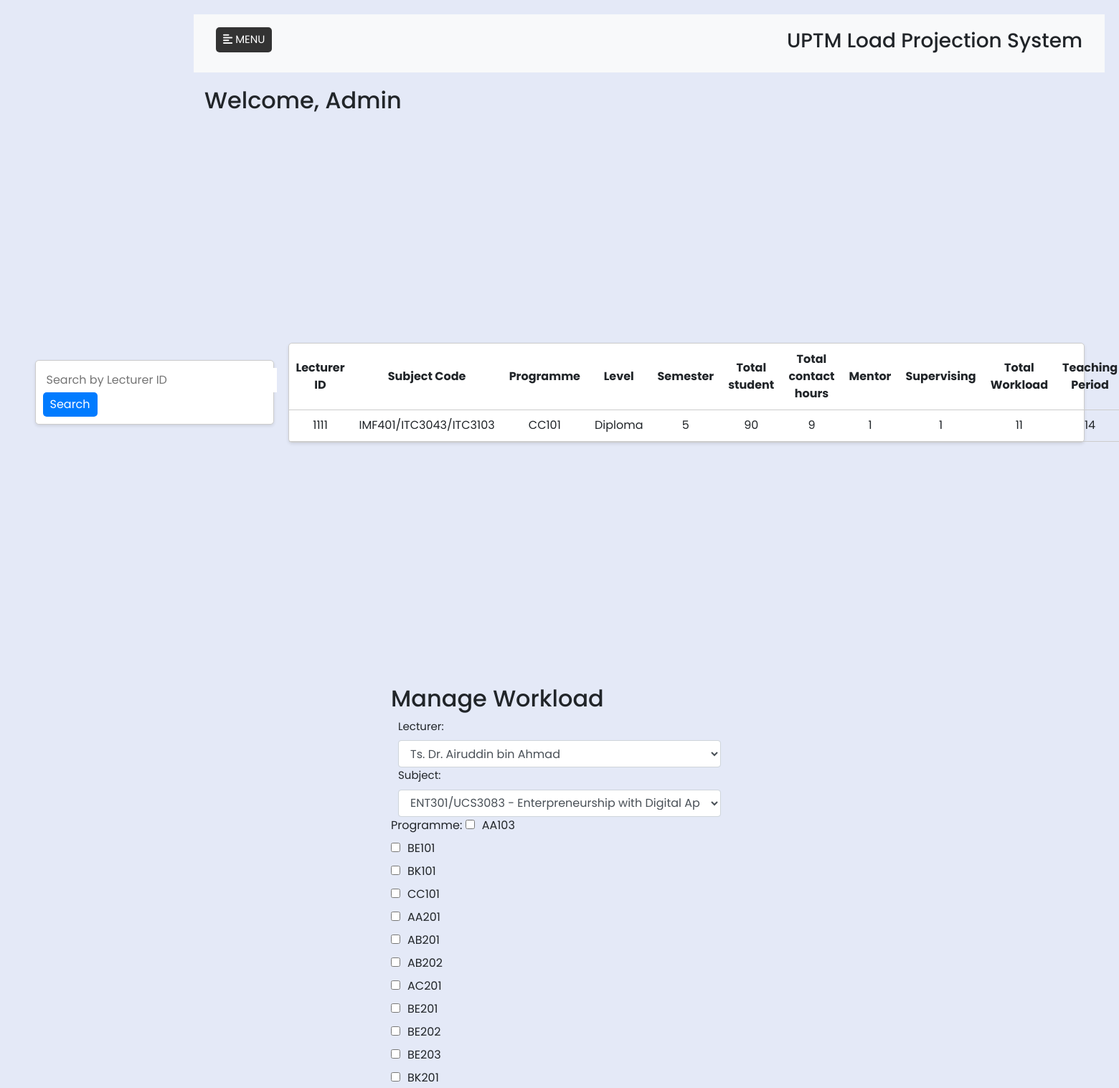
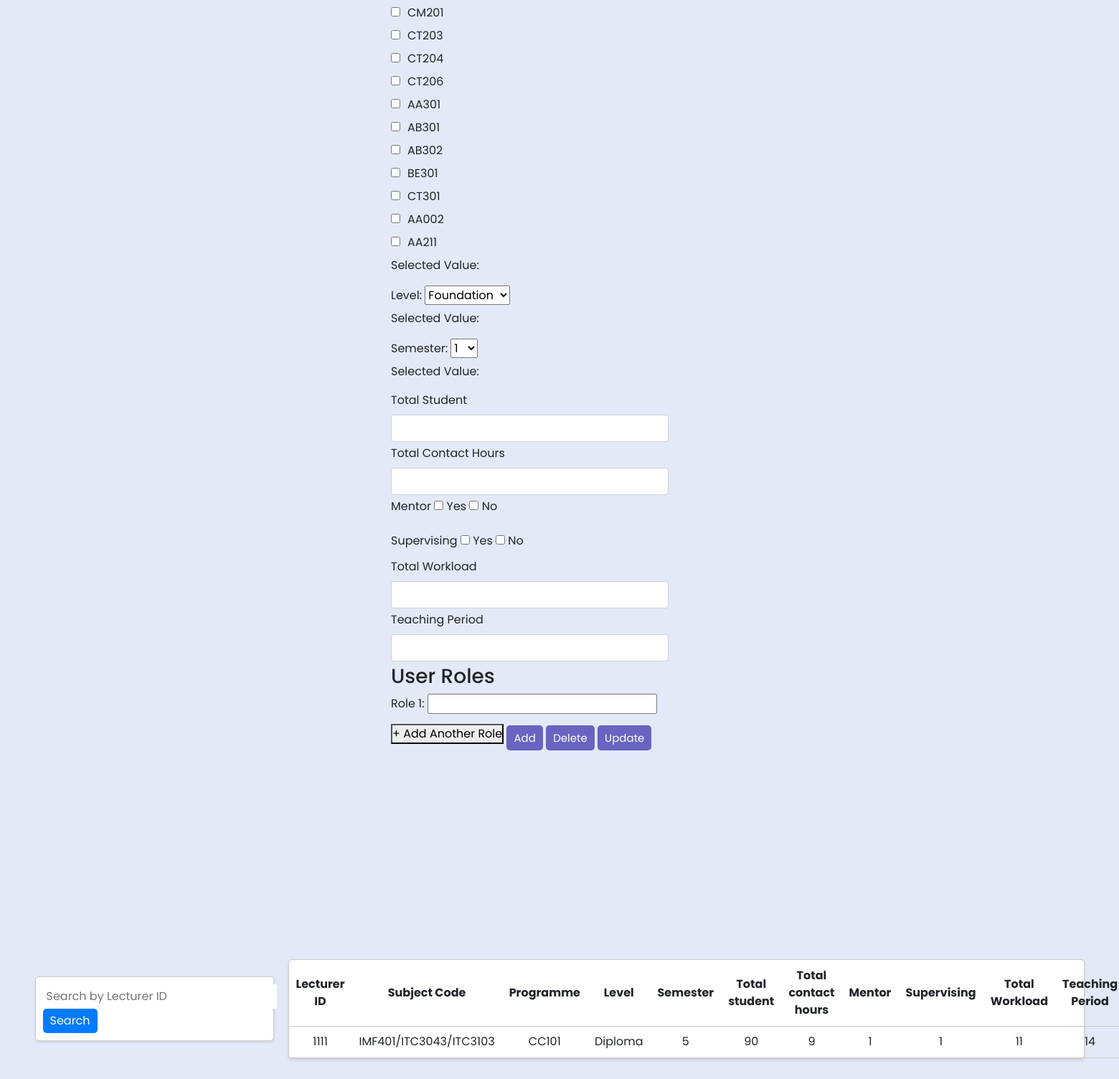
Page /updateworkloadmanagement.php on the committed database (2 pictures, top to bottom).
### tables this page shows
CREATE TABLE `workload` (
  `lecturerID` varchar(100) NOT NULL,
  `subjectCode` varchar(100) NOT NULL,
  `session` varchar(100) NOT NULL,
  `programme` varchar(100) NOT NULL,
  `level` varchar(100) NOT NULL,
  `semester` varchar(20) NOT NULL,
  `totalStudent` int(200) NOT NULL,
  `totalContactHours` int(30) NOT NULL,
  `mentor` varchar(100) NOT NULL,
  `supervising` varchar(100) NOT NULL,
  `totalWorkload` int(100) NOT NULL,
  `teachingPeriod` varchar(100) NOT NULL,
  `otherRoles` varchar(400) NOT NULL
);

### updateworkloadmanagement.php (the view, shortened to what this page needs)
<!DOCTYPE html>
<html lang="en">
<head>
    <?php include ("dashboard.php"); ?>
    <link rel="stylesheet" href="https://maxcdn.bootstrapcdn.com/bootstrap/4.5.2/css/bootstrap.min.css">
    <link rel="stylesheet" href="style/style.css">
</head>
<body>
<div class="container">
                <div class="search-bar">
                    <link rel="stylesheet" href="https://cdnjs.cloudflare.com/ajax/libs/font-awesome/6.0.0-beta3/css/all.min.css">
                <?php
                    $query = "SELECT * FROM workload";
                    $result = mysqli_query($con, $query);
                    ?>
                <form method="post" action="">
                <input type="text" name="search" placeholder="Search by Lecturer ID">
                <button type="submit">Search</button>
                </form>
                </div>
                <div class="table-container">
        <table>
            <thead>
                <tr>
                    <th>Lecturer ID        </th>
                    <th>Subject Code       </th>
                    <th>Programme          </th>
                    <th>Level              </th>
                    <th>Semester           </th>
                    <th>Total student      </th>
                    <th>Total contact hours</th>
                    <th>Mentor             </th>
                    <th>Supervising        </th>
                    <th>Total Workload     </th>
                    <th>Teaching Period    </th>
                </tr>
            </thead>
            <tbody>
                <tr>
                        <?php
                            while ($row = mysqli_fetch_assoc($result)) {
                                echo "<tr>";
                                echo "<td>" . $row['lecturerID'] . "</td>";
                                echo "<td>" . $row['subjectCode'] . "</td>";
                                echo "<td>" . $row['programme'] . "</td>";
                                echo "<td>" . $row['level'] . "</td>";
                                echo "<td>" . $row['semester'] . "</td>";
                                echo "<td>" . $row['totalStudent'] . "</td>";
                                echo "<td>" . $row['totalContactHours'] . "</td>";
                                echo "<td>" . $row['mentor'] . "</td>";
                                echo "<td>" . $row['supervising'] . "</td>";
                                echo "<td>" . $row['totalWorkload'] . "</td>";
                                echo "<td>" . $row['teachingPeriod'] . "</td>";
                                echo "</tr>";
                            }
                        ?>
                    </tbody>
                </table>
            </div>
        </div>
        <div class="container mt-5">
            <div class="row">
                <div class="col-md-10">
                    <h2>Manage Workload</h2>
                    <form action="" method="post" id="formLoad">
                    <div class="form-group">
                            <label for="lecturerID">Lecturer:</label>
                            <select class="form-control" id="lecturerIDlist" name="lecturerIDlist">
                            <?php
                                $result = mysqli_query($con, "SELECT lecturerID, lecturerName, lecturerGrade, lecturerQualification FROM lecturer");
                                if (mysqli_num_rows($result) > 0) {
                                    while ($row = mysqli_fetch_assoc($result)) {
                                        echo '<option value="' . $row['lecturerID'] . '">' . $row['lecturerName'] . '</option>';
                                    }
                                } else {
                                    echo '<option value="">No Lecturers Found</option>';
                                }
                                ?>
                            </select>
                        </div>
                        <div class="form-group">
                            <label for="subjectCode">Subject:</label>
                        <select class="form-control" id="subjectCodelist" name="subjectCodelist">
                                <?php
                                $result = mysqli_query($con, "SELECT subjectCode, subjectName, contactHours FROM subject");
                                if (mysqli_num_rows($result) > 0) {
                                    while ($row = mysqli_fetch_assoc($result)) {
                                        $subjectCode = $row['subjectCode'];
                                        $subjectName = $row['subjectName'];
                                        echo '<option value="' . $subjectCode . '|' . $subjectName . '">' . $subjectCode . ' - ' . $subjectName . '</option>';
                                    }
                                } else {
                                    echo '<option value="">No subject found</option>';
                                }
                                ?>
                            </select>
                            </div>
                        <div class="mb-1">
                            <label for="program" class="form-label">Programme: </label>
                            <label for="AA103"><input type="checkbox" id="AA103" name="programme[]" class="course-checkbox" value="AA103">AA103</label><br>
                            <label for="BE101"><input type="checkbox" id="BE101" name="programme[]" class="course-checkbox" value="BE101">BE101</label><br>
                            <label for="BK101"><input type="checkbox" id="BK101" name="programme[]" class="course-checkbox" value="BK101">BK101</label><br>
                            <label for="CC101"><input type="checkbox" id="CC101" name="programme[]" class="course-checkbox" value="CC101">CC101</label><br>
                            <label for="AA201"><input type="checkbox" id="AA201" name="programme[]" class="course-checkbox" value="AA201">AA201</label><br>
                            <label for="AB201"><input type="checkbox" id="AB201" name="programme[]" class="course-checkbox" value="AB201">AB201</label><br>
                            <label for="AB202"><input type="checkbox" id="AB202" name="programme[]" class="course-checkbox" value="AB202">AB202</label><br>
                            <label for="AC201"><input type="checkbox" id="AC201" name="programme[]" class="course-checkbox" value="AC201">AC201</label><br>
                            <label for="BE201"><input type="checkbox" id="BE201" name="programme[]" class="course-checkbox" value="BE201">BE201</label><br>
                            <label for="BE202"><input type="checkbox" id="BE202" name="programme[]" class="course-checkbox" value="BE202">BE202</label><br>
                            <label for="BE203"><input type="checkbox" id="BE203" name="programme[]" class="course-checkbox" value="BE203">BE203</label><br>
                            <label for="BK201"><input type="checkbox" id="BK201" name="programme[]" class="course-checkbox" value="BK201">BK201</label><br>
                            <label for="CM201"><input type="checkbox" id="CM201" name="programme[]" class="course-checkbox" value="CM201">CM201</label><br>
                            <label for="CT203"><input type="checkbox" id="CT203" name="programme[]" class="course-checkbox" value="CT203">CT203</label><br>
                            <label for="CT204"><input type="checkbox" id="CT204" name="programme[]" class="course-checkbox" value="CT204">CT204</label><br>
                            <label for="CT206"><input type="checkbox" id="CT206" name="programme[]" class="course-checkbox" value="CT206">CT206</label><br>
                            <label for="AA301"><input type="checkbox" id="AA301" name="programme[]" class="course-checkbox" value="AA301">AA301</label><br>
                            <label for="AB301"><input type="checkbox" id="AB301" name="programme[]" class="course-checkbox"  value="AB301">AB301</label><br>
                            <label for="AB302"><input type="checkbox" id="AB302" name="programme[]" class="course-checkbox" value="AB302">AB302</label><br>
                            <label for="BE301"><input type="checkbox" id="BE301" name="programme[]" class="course-checkbox" value="BE301">BE301</label><br>
                            <label for="CT301"><input type="checkbox" id="CT301" name="programme[]" class="course-checkbox" value="CT301">CT301</label><br>
                            <label for="AA002"><input type="checkbox" id="AA002" name="programme[]" class="course-checkbox" value="AA002">AA002</label><br>
                            <label for="AA211"><input type="checkbox" id="AA211" name="programme[]" class="course-checkbox" value="AA211">AA211</label><br>
                            <p>Selected Value: <span id="selectedCourses" name = "selectedCourses"></span></p>
                        </div>
                        <div class="mb-1">
                            <label for="level" class="form-label">Level:</label>
                            <select id="level" name="level">
                                <option value="Foundation">Foundation</option>
                            </select>
                            <p>Selected Value: <span id="selected-level" name= "selected-level"></span></p>
                        </div>
                        <div class="mb-1">
                            <label for="semester" class="form-label">Semester:</label>
                            <select id="semester" name="semester">
                                <option value="1">1</option>
                            </select>
                            <p>Selected Value: <span id="selected-semester" name="selected-semester"></span></p>
                        </div>
                        <div class="mb-1">
                            <label for="totalStudent" class="form-label">Total Student</label>
                            <input type="text" class="form-control" id="totalStudent" name="totalStudent">
                        </div>
                        <div class="mb-1">
                            <label for="totalContactHours" class="form-label">Total Contact Hours</label>
                            <input type="text" class="form-control" id="totalContactHours" name="totalContactHours">
                        </div>
                        <div class="mb-3">
                        <label for="" class="form-label">Mentor</label>
                        <input type="checkbox" name="mentor" value="1" id="mentorYes"> Yes
                        <input type="checkbox" name="mentor" value="0" id="mentorNo"> No
                        </div>
                        <div class="mb-1">
                        <label for="" class="form-label">Supervising</label>
                        <input type="checkbox" name="supervising" value="1" id="supervisingYes"> Yes
                        <input type="checkbox" name="supervising" value="0" id="supervisingNo"> No
                        </div>
                        <div class="mb-1">
                            <label for="totalWorkload" class="form-label">Total Workload</label>
                            <input type="text" class="form-control" id="totalWorkload" name="totalWorkload">
                        </div>
                        <div class="mb-1">
                            <label for="teachingPeriod" class="form-label">Teaching Period</label>
                            <input type="text" class="form-control" id="teachingPeriod" name="teachingPeriod">
                        </div>
                        <h3>User Roles</h3>
                        <div class="roles-container">
                            <div class="role-input">
                                <label for="role1">Role 1:</label>
                                <input type="text" name="roles[]" id="role1" required>
                            </div>
                        </div>
                        <button type="button" id="add-role">+ Add Another Role</button>
                        <button type="submit" class="btn btn-primary" id="submit" name="submit">Add</button>
                        <button type="submit" class="btn btn-danger" id="deleteWorkload" name="DeleteWorkload">Delete</button>
                        <button type="submit" class="btn btn-warning" name="updateWorkload">Update</button>
                    </form>
                </div>
            </div>
        </div>
            <div class="container">
                <div class="search-bar">
                    <link rel="stylesheet" href="https://cdnjs.cloudflare.com/ajax/libs/font-awesome/6.0.0-beta3/css/all.min.css">
                <?php
                    $query = "SELECT * FROM workload";
                    $result = mysqli_query($con, $query);
                    ?>
                <form method="post" action="">
                <input type="text" name="search" placeholder="Search by Lecturer ID">
                <button type="submit">Search</button>
                </form>
                </div>
                <div class="table-container">
        <table>
            <thead>
                <tr>
                    <th>Lecturer ID        </th>
                    <th>Subject Code       </th>
                    <th>Programme          </th>
                    <th>Level              </th>
                    <th>Semester           </th>
                    <th>Total student      </th>
                    <th>Total contact hours</th>
                    <th>Mentor             </th>
                    <th>Supervising        </th>
                    <th>Total Workload     </th>
                    <th>Teaching Period    </th>
                </tr>
            </thead>
            <tbody>
                <tr>
                        <?php
                            while ($row = mysqli_fetch_assoc($result)) {
                                echo "<tr>";
                                echo "<td>" . $row['lecturerID'] . "</td>";
                                echo "<td>" . $row['subjectCode'] . "</td>";
                                echo "<td>" . $row['programme'] . "</td>";
                                echo "<td>" . $row['level'] . "</td>";
                                echo "<td>" . $row['semester'] . "</td>";
                                echo "<td>" . $row['totalStudent'] . "</td>";
                                echo "<td>" . $row['totalContactHours'] . "</td>";
                                echo "<td>" . $row['mentor'] . "</td>";
                                echo "<td>" . $row['supervising'] . "</td>";
                                echo "<td>" . $row['totalWorkload'] . "</td>";
                                echo "<td>" . $row['teachingPeriod'] . "</td>";
                                echo "</tr>";
                            }
                        ?>
                    </tbody>
                </table>
            </div>
        </div>
</body>
</html>

### rows in the picture
workload: lecturerID "1111", subjectCode "IMF401/ITC3043/ITC3103", programme "CC101", level "Diploma", semester "5", totalStudent "90", totalContactHours "9", mentor "1", supervising "1", totalWorkload "11", teachingPeriod "14"

### other values in the picture
form field lecturerIDlist "Ts. Dr. Airuddin bin Ahmad"
form field subjectCodelist "ENT301/UCS3083 - Enterpreneurship with Digital Application 2"
